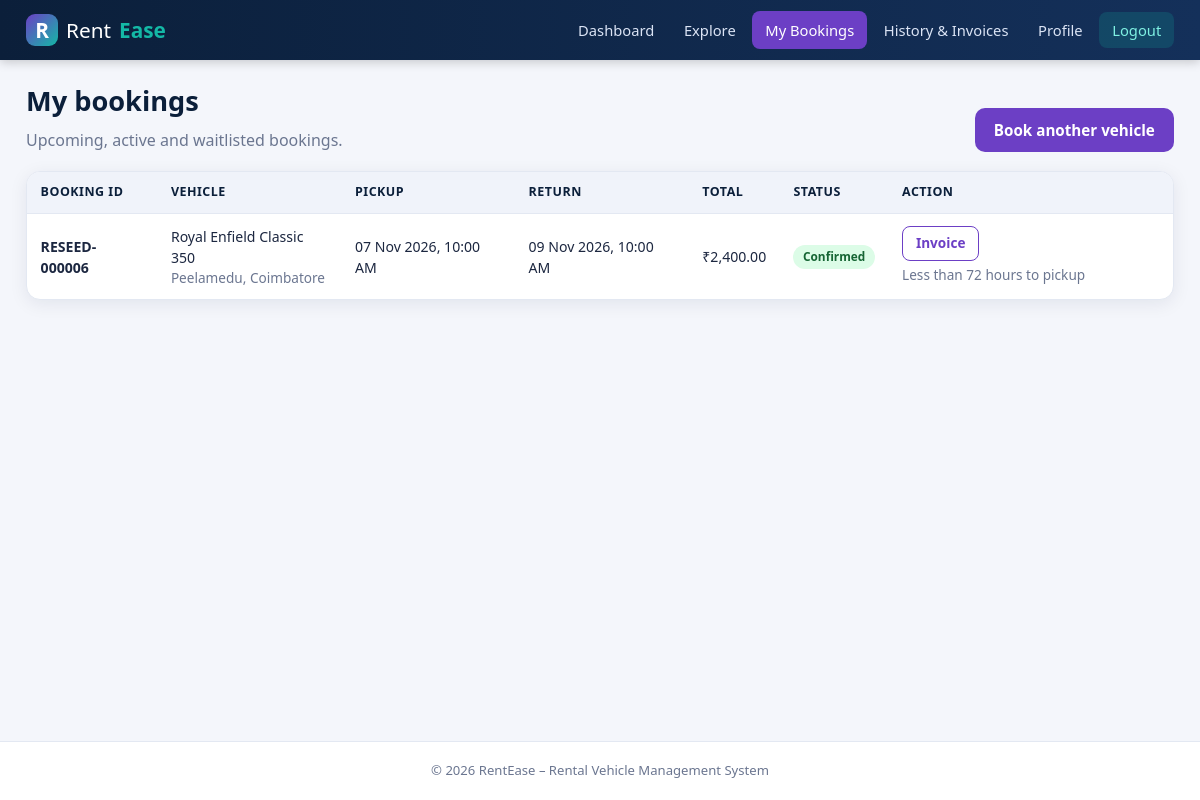
/customer/bookings.php (signed in), run on the app's committed database.
### tables this page shows
CREATE TABLE bookings (
  id            INT UNSIGNED AUTO_INCREMENT PRIMARY KEY,
  booking_code  VARCHAR(30) NOT NULL,
  vehicle_id    INT UNSIGNED NOT NULL,
  user_id       INT UNSIGNED NOT NULL,
  pickup_dt     DATETIME NOT NULL,
  return_dt     DATETIME NOT NULL,
  total_rent    DECIMAL(10,2) NOT NULL,
  status        ENUM('confirmed','waitlisted','cancelled') NOT NULL DEFAULT 'confirmed',
  return_status ENUM('pending','returned','overdue') NOT NULL DEFAULT 'pending',
  created_at    TIMESTAMP NOT NULL DEFAULT CURRENT_TIMESTAMP,
  UNIQUE KEY uq_booking_code (booking_code),
  UNIQUE KEY uq_vehicle_user_pickup (vehicle_id, user_id, pickup_dt),
  KEY idx_bookings_vehicle (vehicle_id, status, pickup_dt, return_dt),
  KEY idx_bookings_user (user_id),
  CONSTRAINT fk_bookings_vehicle FOREIGN KEY (vehicle_id) REFERENCES vehicles(id) ON DELETE RESTRICT,
  CONSTRAINT fk_bookings_user FOREIGN KEY (user_id) REFERENCES users(id) ON DELETE RESTRICT
);

CREATE TABLE vehicles (
  id                  INT UNSIGNED AUTO_INCREMENT PRIMARY KEY,
  name                VARCHAR(120) NOT NULL,
  description         TEXT NULL,
  category            VARCHAR(40)  NOT NULL,
  photo               VARCHAR(80)  NULL,
  reg_number          VARCHAR(30)  NOT NULL,
  fuel_type           VARCHAR(20)  NOT NULL,
  transmission        VARCHAR(20)  NOT NULL DEFAULT 'Manual',
  seats               TINYINT UNSIGNED NOT NULL DEFAULT 4,
  rent_per_day        DECIMAL(10,2) NOT NULL,
  pickup_location     VARCHAR(150) NOT NULL,
  branch              VARCHAR(100) NOT NULL,
  available_from      DATE NOT NULL,
  available_until     DATE NOT NULL,
  eligibility         VARCHAR(255) NOT NULL DEFAULT 'Any valid driving licence',
  min_age             TINYINT UNSIGNED NOT NULL DEFAULT 18,
  licence_restriction VARCHAR(100) NOT NULL DEFAULT '',    
  branch_contact      VARCHAR(60)  NOT NULL DEFAULT '',
  cancel_policy       VARCHAR(20)  NOT NULL DEFAULT 'flexible',  
  status              ENUM('draft','published','booking_closed','rented_out','maintenance','archived') NOT NULL DEFAULT 'draft',
  created_by          INT UNSIGNED NOT NULL,
  created_at          TIMESTAMP NOT NULL DEFAULT CURRENT_TIMESTAMP,
  updated_at          TIMESTAMP NOT NULL DEFAULT CURRENT_TIMESTAMP ON UPDATE CURRENT_TIMESTAMP,
  UNIQUE KEY uq_vehicles_reg (reg_number),
  KEY idx_vehicles_status (status),
  KEY idx_vehicles_category (category),
  CONSTRAINT fk_vehicles_user FOREIGN KEY (created_by) REFERENCES users(id) ON DELETE RESTRICT
);

### config/db.php (called while the page is built, shortened)
<?php
function pdo(): PDO
{
    static $pdo = null;
    if ($pdo === null) {
        try {
            $pdo = new PDO(
                'mysql:host=' . DB_HOST . ';dbname=' . DB_NAME . ';charset=utf8mb4',
                DB_USER,
                DB_PASS,
                [
                    PDO::ATTR_ERRMODE            => PDO::ERRMODE_EXCEPTION,
                    PDO::ATTR_DEFAULT_FETCH_MODE => PDO::FETCH_ASSOC,
                    PDO::ATTR_EMULATE_PREPARES   => false,
                ]
            );
            $pdo->exec("SET time_zone = '+05:30'");
        } catch (PDOException $e) {
            error_log('RentEase DB error: ' . $e->getMessage());
            http_response_code(500);
            exit('Database connection failed. Start MySQL in XAMPP and import sql/schema.sql and sql/seed.sql.');
        }
    }
    return $pdo;
}

### includes/auth.php (called while the page is built, shortened)
<?php
require_once __DIR__ . '/../config/db.php';
function e($v): string { return htmlspecialchars((string)$v, ENT_QUOTES | ENT_SUBSTITUTE, 'UTF-8'); }
function money($n): string { return '₹' . number_format((float)$n, 2); }

### includes/booking_lib.php (called while the page is built, shortened)
<?php
require_once __DIR__ . '/auth.php';
function cancel_allowed(array $b): array
{
    $left = strtotime($b['pickup_dt']) - time();
    switch ($b['cancel_policy'] ?? 'flexible') {
        case 'strict':   return $left >= 259200 ? [true, ''] : [false, 'Less than 72 hours to pickup'];
    }
}

### customer/bookings.php (the view, shortened to what this page needs)
<?php
require_once __DIR__ . '/../includes/booking_lib.php';
$me = require_role('customer');
$st = pdo()->prepare("SELECT b.*, v.name AS vname, v.pickup_location, v.cancel_policy, v.status AS vstatus
  FROM bookings b JOIN vehicles v ON v.id=b.vehicle_id
  WHERE b.user_id=? AND b.status IN ('confirmed','waitlisted') AND b.return_status <> 'returned' AND b.return_dt >= NOW()
  ORDER BY b.pickup_dt ASC");
$st->execute([$me['id']]);
$rows = $st->fetchAll();
include __DIR__ . '/../includes/header.php';
?>
<div class="page-head"><div><h1>My bookings</h1><p class="muted">Upcoming, active and waitlisted bookings.</p></div><a class="btn" href="explore.php">Book another vehicle</a></div>
<div class="table-wrap"><table>
  <thead><tr><th>Booking ID</th><th>Vehicle</th><th>Pickup</th><th>Return</th><th>Total</th><th>Status</th><th>Action</th></tr></thead>
  <tbody>
  <?php foreach ($rows as $b): [$can, $why] = cancel_allowed($b); ?>
    <tr>
      <td><b><?= e($b['booking_code']) ?></b></td>
      <td><?= e($b['vname']) ?><div class="small muted"><?= e($b['pickup_location']) ?></div></td>
      <td><?= e(date('d M Y, h:i A', strtotime($b['pickup_dt']))) ?></td>
      <td><?= e(date('d M Y, h:i A', strtotime($b['return_dt']))) ?></td>
      <td><?= e(money($b['total_rent'])) ?></td>
      <td><span class="badge b-<?= e($b['status']) ?>"><?= e($b['status']) ?></span><?php if ($b['return_status'] === 'overdue'): ?> <span class="badge b-overdue">overdue</span><?php endif; ?></td>
      <td class="actions">
        <?php if ($b['status'] === 'confirmed'): ?><a class="btn btn-sm btn-ghost" href="invoice.php?id=<?= (int)$b['id'] ?>">Invoice</a><?php endif; ?>
        <?php if ($can): ?><button class="btn btn-sm btn-danger js-cancel" data-id="<?= (int)$b['id'] ?>" data-code="<?= e($b['booking_code']) ?>">Cancel</button>
        <?php else: ?><span class="small muted" title="<?= e($why) ?>"><?= e($why) ?></span><?php endif; ?>
      </td>
    </tr>
  <?php endforeach; ?>
  </tbody></table></div>
<?php include __DIR__ . '/../includes/footer.php'; ?>

### assets/css/style.css (style rules this page uses)
:root { --navy:#0b1f3a; --navy-2:#14305a; --purple:#6c3fc5; --purple-d:#5530a3; --teal:#14b8a6; --teal-d:#0d9488; --bg:#f4f6fb; --card:#fff; --text:#1c2740; --muted:#6b7690; --line:#e3e8f2; --ok:#15803d; --warn:#b45309; --danger:#b91c1c; --info:#1d4ed8; --radius:14px; --shadow:0 4px 18px rgba(11,31,58,.08); }
* { box-sizing:border-box }
html { scroll-behavior:smooth }
body { margin:0;font-family:system-ui,-apple-system,"Segoe UI",Roboto,Arial,sans-serif;background:var(--bg);color:var(--text);line-height:1.5;min-height:100vh;display:flex;flex-direction:column }
a { color:var(--purple);text-decoration:none }
h1,h2,h3 { color:var(--navy);line-height:1.25;margin:0 0 .6rem }
h1 { font-size:1.7rem }
.muted { color:var(--muted) }
.small { font-size:.85rem }
.page-head { display:flex;justify-content:space-between;align-items:flex-end;gap:1rem;flex-wrap:wrap;margin-bottom:1.2rem }
.page-head p { margin:0 }
.btn { display:inline-block;background:var(--purple);color:#fff;border:0;padding:.65rem 1.2rem;border-radius:10px;font-weight:600;font-size:.95rem;cursor:pointer;font-family:inherit;transition:.15s;text-align:center }
.btn-sm { padding:.4rem .8rem;font-size:.85rem;border-radius:8px }
.btn-ghost { background:transparent;color:var(--purple);border:1.5px solid var(--purple) }
.badge { display:inline-block;padding:.18rem .6rem;border-radius:99px;font-size:.74rem;font-weight:700;text-transform:capitalize;white-space:nowrap }
.b-published,.b-confirmed,.b-returned,.b-active { background:#dcfce7;color:#166534 }
.table-wrap { overflow-x:auto;background:#fff;border-radius:var(--radius);box-shadow:var(--shadow);border:1px solid var(--line) }
table { width:100%;border-collapse:collapse;font-size:.88rem }
th,td { padding:.7rem .85rem;text-align:left;border-bottom:1px solid var(--line);vertical-align:middle }
th { background:#f0f3fa;color:var(--navy);font-size:.78rem;text-transform:uppercase;letter-spacing:.04em;white-space:nowrap }
tr:last-child td { border-bottom:0 }
.actions { display:flex;gap:.3rem;flex-wrap:wrap }

### data on the page
bookings: booking_code "RESEED-000006", vehicle.name "Royal Enfield Classic 350", vehicle.pickup_location "Peelamedu, Coimbatore", pickup_dt "07 Nov 2026, 10:00 AM", return_dt "09 Nov 2026, 10:00 AM", total_rent "₹2,400.00", status "Confirmed", why "Less than 72 hours to pickup"

### other printed values
$label "Dashboard Explore My Bookings History & Invoices Profile"
